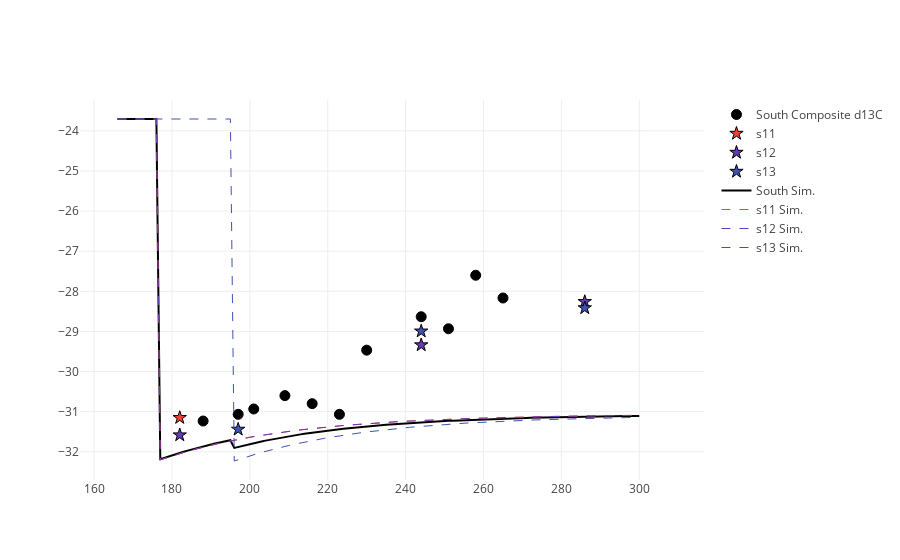

The code cell stored with this chart in its notebook:
### Code cell
%matplotlib inline
import plotlycred
figname = 'Soils' + variable + transect + '.png'

online = False
if online:
    # fig = py.iplot(data) 
    fig = go.Figure(data=data) # , layout=layout)
    py.image.save_as(fig, filename=figname)
else:
    iplot(data)

### Figure 1 — Plotly figure (JSON) as saved in the notebook; plotly's stock layout.template omitted (floating-point values rounded to 4 significant figures; data arrays with more than 128 entries replaced by an {"elided": "..."} marker saying what was removed)
{"data": [{"marker": {"color": "black", "line": {"color": "black", "width": 1}, "size": 10, "symbol": "circle"}, "mode": "markers", "name": "South Composite d13C", "type": "scatter", "x": {"elided": "135 int values"}, "y": {"elided": "135 float values"}}, {"marker": {"color": "#F44336", "line": {"color": "black", "width": 1}, "size": 10, "symbol": "star"}, "mode": "markers", "name": "s11", "type": "scatter", "x": {"elided": "135 int values"}, "y": {"elided": "135 float values"}}, {"marker": {"color": "#673AB7", "line": {"color": "black", "width": 1}, "size": 10, "symbol": "star"}, "mode": "markers", "name": "s12", "type": "scatter", "x": {"elided": "135 int values"}, "y": {"elided": "135 float values"}}, {"marker": {"color": "#3F51B5", "line": {"color": "black", "width": 1}, "size": 10, "symbol": "star"}, "mode": "markers", "name": "s13", "type": "scatter", "x": {"elided": "135 int values"}, "y": {"elided": "135 float values"}}, {"marker": {"color": "black"}, "mode": "lines", "name": "South Sim.", "type": "scatter", "x": {"elided": "135 int values"}, "y": {"elided": "135 float values"}}, {"line": {"color": "#F44336", "dash": "dash", "width": 1}, "name": "s11 Sim.", "type": "scatter", "x": {"elided": "135 int values"}, "y": {"elided": "135 float values"}}, {"line": {"color": "#673AB7", "dash": "dash", "width": 1}, "name": "s12 Sim.", "type": "scatter", "x": {"elided": "135 int values"}, "y": {"elided": "135 float values"}}, {"line": {"color": "#3F51B5", "dash": "dash", "width": 1}, "name": "s13 Sim.", "type": "scatter", "x": {"elided": "135 int values"}, "y": {"elided": "135 float values"}}], "layout": {}}
